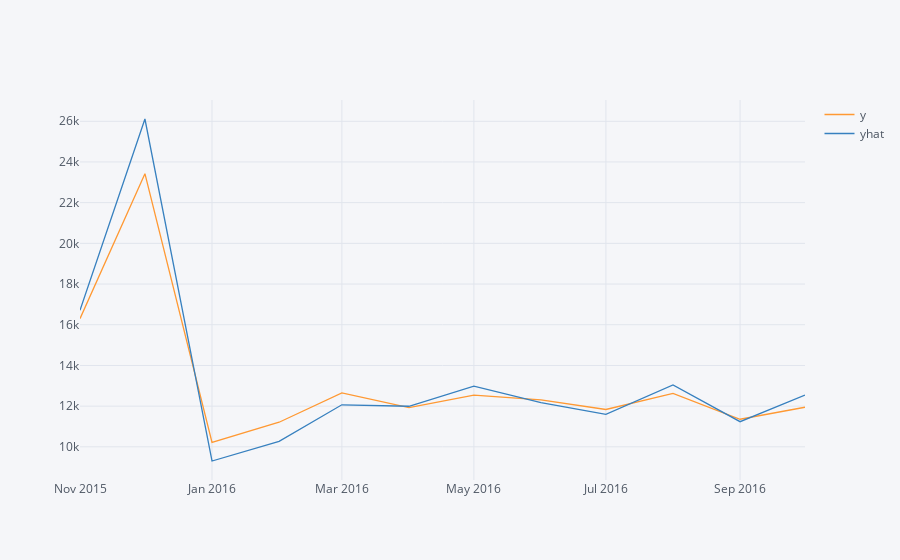

Notebook source saved alongside this figure:
### Code cell
FB_Additive.iplot()

### Figure 1 — Plotly figure (JSON) as saved in the notebook; plotly's stock layout.template omitted (floating-point values rounded to 4 significant figures)
{"data": [{"line": {"color": "rgba(255, 153, 51, 1.0)", "dash": "solid", "shape": "linear", "width": 1.3}, "mode": "lines", "name": "y", "text": "", "type": "scatter", "uid": "0cf9a6fe-3ed7-4b35-8ac7-3f72356f3048", "x": ["2015-11-01", "2015-12-01", "2016-01-01", "2016-02-01", "2016-03-01", "2016-04-01", "2016-05-01", "2016-06-01", "2016-07-01", "2016-08-01", "2016-09-01", "2016-10-01"], "y": [16301, 23425, 10221, 11208, 12648, 11925, 12536, 12308, 11836, 12628, 11355, 11945]}, {"line": {"color": "rgba(55, 128, 191, 1.0)", "dash": "solid", "shape": "linear", "width": 1.3}, "mode": "lines", "name": "yhat", "text": "", "type": "scatter", "uid": "3d15b395-1309-4a10-b4b7-41e8266ca408", "x": ["2015-11-01", "2015-12-01", "2016-01-01", "2016-02-01", "2016-03-01", "2016-04-01", "2016-05-01", "2016-06-01", "2016-07-01", "2016-08-01", "2016-09-01", "2016-10-01"], "y": [16710.0, 26110.0, 9303.0, 10270.0, 12070.0, 11990.0, 12980.0, 12180.0, 11590.0, 13040.0, 11240.0, 12540.0]}], "layout": {"legend": {"bgcolor": "#F5F6F9", "font": {"color": "#4D5663"}}, "paper_bgcolor": "#F5F6F9", "plot_bgcolor": "#F5F6F9", "title": {"font": {"color": "#4D5663"}}, "xaxis": {"gridcolor": "#E1E5ED", "showgrid": true, "tickfont": {"color": "#4D5663"}, "title": {"font": {"color": "#4D5663"}, "text": ""}, "zerolinecolor": "#E1E5ED"}, "yaxis": {"gridcolor": "#E1E5ED", "showgrid": true, "tickfont": {"color": "#4D5663"}, "title": {"font": {"color": "#4D5663"}, "text": ""}, "zerolinecolor": "#E1E5ED"}}}
